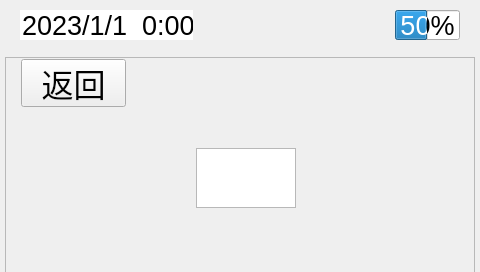
<?xml version="1.0" encoding="UTF-8"?>
<ui version="4.0">
 <class>Today_mission</class>
 <widget class="QWidget" name="Today_mission">
  <property name="geometry">
   <rect>
    <x>0</x>
    <y>0</y>
    <width>480</width>
    <height>272</height>
   </rect>
  </property>
  <property name="windowTitle">
   <string>Form</string>
  </property>
  <widget class="QScrollArea" name="scrollArea">
   <property name="geometry">
    <rect>
     <x>5</x>
     <y>57</y>
     <width>470</width>
     <height>221</height>
    </rect>
   </property>
   <property name="layoutDirection">
    <enum>Qt::LeftToRight</enum>
   </property>
   <property name="widgetResizable">
    <bool>true</bool>
   </property>
   <property name="alignment">
    <set>Qt::AlignLeading|Qt::AlignLeft|Qt::AlignVCenter</set>
   </property>
   <widget class="QWidget" name="scrollAreaWidgetContents">
    <property name="geometry">
     <rect>
      <x>0</x>
      <y>0</y>
      <width>468</width>
      <height>219</height>
     </rect>
    </property>
    <widget class="QPushButton" name="ReturnButton">
     <property name="geometry">
      <rect>
       <x>15</x>
       <y>1</y>
       <width>105</width>
       <height>48</height>
      </rect>
     </property>
     <property name="font">
      <font>
       <pointsize>24</pointsize>
       <kerning>true</kerning>
      </font>
     </property>
     <property name="layoutDirection">
      <enum>Qt::LeftToRight</enum>
     </property>
     <property name="styleSheet">
      <string notr="true"/>
     </property>
     <property name="text">
      <string>返回</string>
     </property>
     <property name="icon">
      <iconset resource="picture.qrc">
       <normaloff>:/new/picture/setting_interface/return.png</normaloff>:/new/picture/setting_interface/return.png</iconset>
     </property>
     <property name="iconSize">
      <size>
       <width>21</width>
       <height>14</height>
      </size>
     </property>
    </widget>
    <widget class="QWidget" name="widget" native="true">
     <property name="geometry">
      <rect>
       <x>120</x>
       <y>20</y>
       <width>240</width>
       <height>180</height>
      </rect>
     </property>
     <widget class="QTextEdit" name="textEdit">
      <property name="geometry">
       <rect>
        <x>70</x>
        <y>70</y>
        <width>100</width>
        <height>60</height>
       </rect>
      </property>
      <property name="styleSheet">
       <string notr="true"/>
      </property>
      <property name="html">
       <string>&lt;!DOCTYPE HTML PUBLIC &quot;-//W3C//DTD HTML 4.0//EN&quot; &quot;http://www.w3.org/TR/REC-html40/strict.dtd&quot;&gt;
&lt;html&gt;&lt;head&gt;&lt;meta name=&quot;qrichtext&quot; content=&quot;1&quot; /&gt;&lt;style type=&quot;text/css&quot;&gt;
p, li { white-space: pre-wrap; }
&lt;/style&gt;&lt;/head&gt;&lt;body style=&quot; font-family:'Ubuntu'; font-size:11pt; font-weight:400; font-style:normal;&quot;&gt;
&lt;p style=&quot;-qt-paragraph-type:empty; margin-top:0px; margin-bottom:0px; margin-left:0px; margin-right:0px; -qt-block-indent:0; text-indent:0px;&quot;&gt;&lt;br /&gt;&lt;/p&gt;&lt;/body&gt;&lt;/html&gt;</string>
      </property>
     </widget>
    </widget>
   </widget>
  </widget>
  <widget class="QLabel" name="label">
   <property name="geometry">
    <rect>
     <x>0</x>
     <y>-1</y>
     <width>480</width>
     <height>271</height>
    </rect>
   </property>
   <property name="styleSheet">
    <string notr="true">background-image: url(:/new/picture/mainpicture1.png);</string>
   </property>
   <property name="text">
    <string/>
   </property>
  </widget>
  <widget class="QLabel" name="batter_1">
   <property name="geometry">
    <rect>
     <x>395</x>
     <y>10</y>
     <width>63</width>
     <height>30</height>
    </rect>
   </property>
   <property name="font">
    <font>
     <pointsize>20</pointsize>
     <weight>75</weight>
     <bold>true</bold>
    </font>
   </property>
   <property name="styleSheet">
    <string notr="true">background-image: url(:/new/picture/batte1.png);</string>
   </property>
   <property name="text">
    <string/>
   </property>
   <property name="alignment">
    <set>Qt::AlignCenter</set>
   </property>
  </widget>
  <widget class="QLabel" name="batter_2">
   <property name="geometry">
    <rect>
     <x>397</x>
     <y>10</y>
     <width>63</width>
     <height>30</height>
    </rect>
   </property>
   <property name="styleSheet">
    <string notr="true">background-image: url(:/new/picture/batter3.png);</string>
   </property>
   <property name="text">
    <string/>
   </property>
  </widget>
  <widget class="QDateTimeEdit" name="dateTimeEdit">
   <property name="geometry">
    <rect>
     <x>20</x>
     <y>10</y>
     <width>173</width>
     <height>30</height>
    </rect>
   </property>
   <property name="font">
    <font>
     <pointsize>20</pointsize>
    </font>
   </property>
   <property name="focusPolicy">
    <enum>Qt::NoFocus</enum>
   </property>
   <property name="contextMenuPolicy">
    <enum>Qt::DefaultContextMenu</enum>
   </property>
   <property name="acceptDrops">
    <bool>false</bool>
   </property>
   <property name="toolTip">
    <string/>
   </property>
   <property name="autoFillBackground">
    <bool>true</bool>
   </property>
   <property name="wrapping">
    <bool>false</bool>
   </property>
   <property name="frame">
    <bool>false</bool>
   </property>
   <property name="readOnly">
    <bool>false</bool>
   </property>
   <property name="buttonSymbols">
    <enum>QAbstractSpinBox::NoButtons</enum>
   </property>
   <property name="specialValueText">
    <string/>
   </property>
   <property name="correctionMode">
    <enum>QAbstractSpinBox::CorrectToPreviousValue</enum>
   </property>
   <property name="keyboardTracking">
    <bool>true</bool>
   </property>
   <property name="dateTime">
    <datetime>
     <hour>0</hour>
     <minute>0</minute>
     <second>0</second>
     <year>2023</year>
     <month>1</month>
     <day>1</day>
    </datetime>
   </property>
   <property name="date">
    <date>
     <year>2023</year>
     <month>1</month>
     <day>1</day>
    </date>
   </property>
   <property name="displayFormat">
    <string>yyyy/M/d  h:mm</string>
   </property>
   <property name="timeSpec">
    <enum>Qt::LocalTime</enum>
   </property>
  </widget>
  <widget class="QLabel" name="sign_label">
   <property name="geometry">
    <rect>
     <x>249</x>
     <y>0</y>
     <width>61</width>
     <height>50</height>
    </rect>
   </property>
   <property name="font">
    <font>
     <pointsize>20</pointsize>
    </font>
   </property>
   <property name="styleSheet">
    <string notr="true">background-image: url(:/new/picture/WIFI_good.png);</string>
   </property>
   <property name="text">
    <string/>
   </property>
  </widget>
  <widget class="QProgressBar" name="BatterBar">
   <property name="geometry">
    <rect>
     <x>395</x>
     <y>10</y>
     <width>65</width>
     <height>30</height>
    </rect>
   </property>
   <property name="font">
    <font>
     <pointsize>20</pointsize>
    </font>
   </property>
   <property name="layoutDirection">
    <enum>Qt::LeftToRight</enum>
   </property>
   <property name="autoFillBackground">
    <bool>false</bool>
   </property>
   <property name="styleSheet">
    <string notr="true"/>
   </property>
   <property name="value">
    <number>50</number>
   </property>
   <property name="alignment">
    <set>Qt::AlignCenter</set>
   </property>
   <property name="textVisible">
    <bool>true</bool>
   </property>
  </widget>
  <widget class="QLabel" name="water_label">
   <property name="geometry">
    <rect>
     <x>324</x>
     <y>0</y>
     <width>51</width>
     <height>50</height>
    </rect>
   </property>
   <property name="font">
    <font>
     <pointsize>20</pointsize>
    </font>
   </property>
   <property name="styleSheet">
    <string notr="true">background-image: url(:/new/picture/water_middle.png);</string>
   </property>
   <property name="text">
    <string/>
   </property>
  </widget>
  <zorder>label</zorder>
  <zorder>scrollArea</zorder>
  <zorder>batter_1</zorder>
  <zorder>batter_2</zorder>
  <zorder>dateTimeEdit</zorder>
  <zorder>sign_label</zorder>
  <zorder>BatterBar</zorder>
  <zorder>water_label</zorder>
 </widget>
 <resources>
  <include location="picture.qrc"/>
 </resources>
 <connections/>
</ui>
